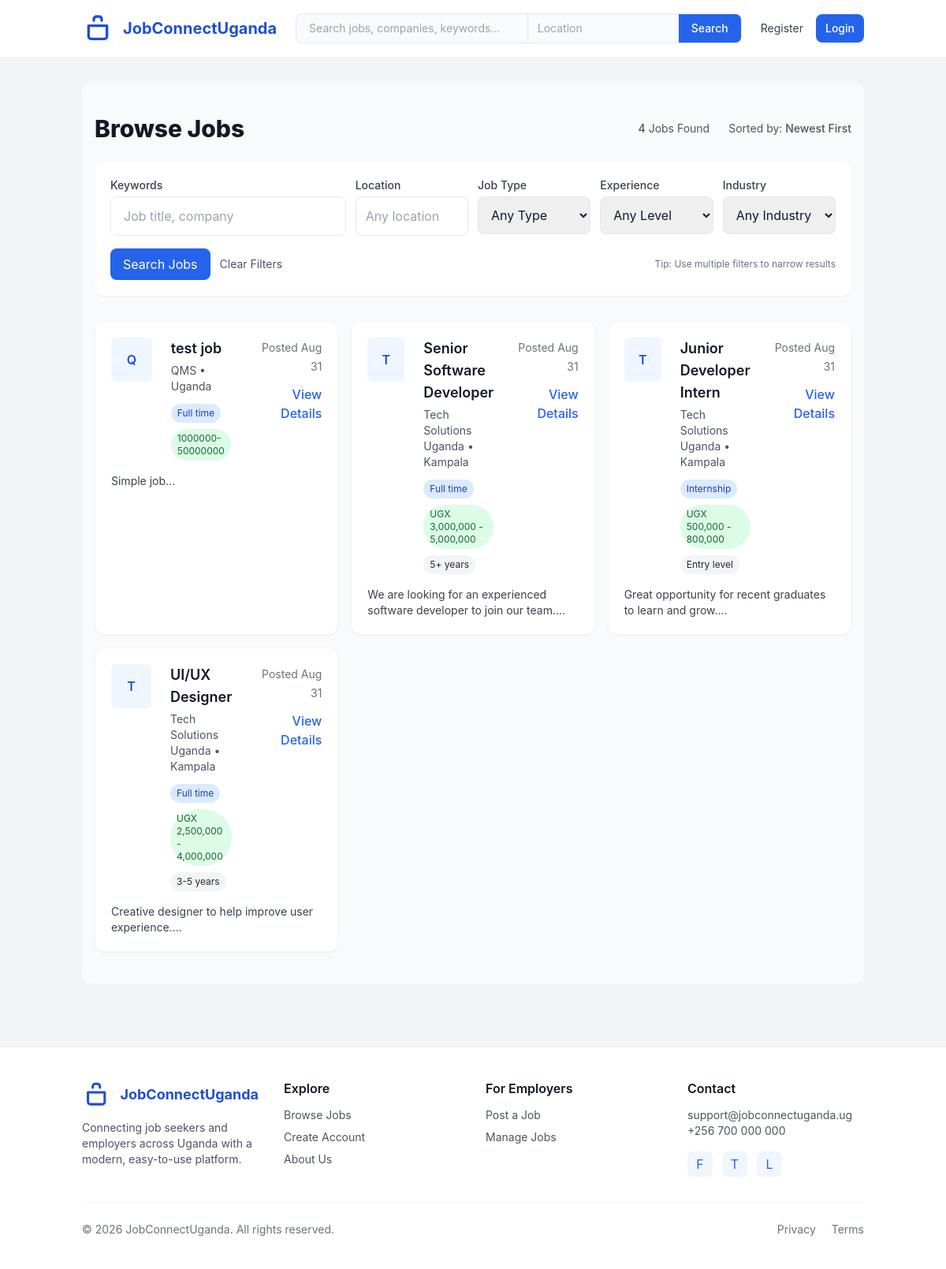
/jobs.php, run on the app's committed database.
### tables this page shows
CREATE TABLE jobs (
    job_id INTEGER PRIMARY KEY AUTOINCREMENT,
    employer_id INTEGER NOT NULL,
    title TEXT NOT NULL,
    description TEXT NOT NULL,
    requirements TEXT NOT NULL,
    location TEXT NOT NULL,
    job_type TEXT CHECK(job_type IN ('full_time', 'part_time', 'contract', 'internship', 'temporary')) NOT NULL,
    salary_range TEXT,
    experience_level TEXT,
    posted_at DATETIME DEFAULT CURRENT_TIMESTAMP,
    deadline DATE,
    is_active INTEGER DEFAULT 1,
    views INTEGER DEFAULT 0,
    FOREIGN KEY (employer_id) REFERENCES employers(employer_id) ON DELETE CASCADE
);

CREATE TABLE employers (
    employer_id INTEGER PRIMARY KEY AUTOINCREMENT,
    user_id INTEGER NOT NULL,
    company_name TEXT NOT NULL,
    company_description TEXT,
    industry TEXT,
    website TEXT,
    logo TEXT,
    location TEXT,
    FOREIGN KEY (user_id) REFERENCES users(user_id) ON DELETE CASCADE
);

### Includes/functions.php (called while the page is built, shortened)
<?php
function getJobs($pdo, $filters = []) {
    $query = "SELECT j.*, e.company_name, e.logo FROM jobs j JOIN employers e ON j.employer_id = e.employer_id WHERE j.is_active = TRUE";
    $params = [];
    $query .= " ORDER BY j.posted_at DESC";
    $stmt = $pdo->prepare($query);
    $stmt->execute($params);
    return $stmt->fetchAll();
}
?>

### jobs.php (the view, shortened to what this page needs)
<?php
require_once 'Includes/config.php';
$filters = [
    'search' => $_GET['search'] ?? '',
    'location' => $_GET['location'] ?? '',
    'job_type' => $_GET['job_type'] ?? '',
    'experience_level' => $_GET['experience_level'] ?? '',
    'industry' => $_GET['industry'] ?? ''
];
$jobs = getJobs($pdo, $filters);
require_once 'Includes/header.php';
?>
<section class="py-10 bg-gray-50" style="border-radius: 12px;">
    <div class="container mx-auto px-4">
        <div class="flex flex-col md:flex-row md:items-center md:justify-between mb-6">
            <h1 class="text-3xl font-extrabold text-gray-900">Browse Jobs</h1>
            <div class="mt-4 md:mt-0 flex items-center gap-6">
                <div class="text-sm text-gray-600"><span class="font-medium"><?php echo count($jobs); ?></span> Jobs Found</div>
                <div class="hidden sm:block text-sm text-gray-600">Sorted by: <span class="font-medium">Newest First</span></div>
            </div>
        </div>
        <div class="bg-white rounded-xl shadow-sm p-5 mb-8">
            <form method="GET" action="<?php echo htmlspecialchars($_SERVER['PHP_SELF']); ?>">
                <div class="grid grid-cols-1 md:grid-cols-6 gap-3">
                    <div class="md:col-span-2">
                        <label for="search" class="block text-sm font-medium text-gray-700 mb-1">Keywords</label>
                        <div class="relative">
                            <input type="text" id="search" name="search" value="<?php echo htmlspecialchars($filters['search']); ?>" class="w-full px-4 py-3 border border-gray-200 rounded-lg focus:outline-none focus:ring-2 focus:ring-blue-500" placeholder="Job title, company">
                        </div>
                    </div>
                    <div>
                        <label for="location" class="block text-sm font-medium text-gray-700 mb-1">Location</label>
                        <input type="text" id="location" name="location" value="<?php echo htmlspecialchars($filters['location']); ?>" class="w-full px-3 py-3 border border-gray-200 rounded-lg focus:outline-none focus:ring-2 focus:ring-blue-500" placeholder="Any location">
                    </div>
                    <div>
                        <label for="job_type" class="block text-sm font-medium text-gray-700 mb-1">Job Type</label>
                        <select id="job_type" name="job_type" class="w-full px-3 py-3 border border-gray-200 rounded-lg focus:outline-none focus:ring-2 focus:ring-blue-500">
                            <option value="">Any Type</option>
                        </select>
                    </div>
                    <div>
                        <label for="experience_level" class="block text-sm font-medium text-gray-700 mb-1">Experience</label>
                        <select id="experience_level" name="experience_level" class="w-full px-3 py-3 border border-gray-200 rounded-lg focus:outline-none focus:ring-2 focus:ring-blue-500">
                            <option value="">Any Level</option>
                        </select>
                    </div>
                    <div>
                        <label for="industry" class="block text-sm font-medium text-gray-700 mb-1">Industry</label>
                        <select id="industry" name="industry" class="w-full px-3 py-3 border border-gray-200 rounded-lg focus:outline-none focus:ring-2 focus:ring-blue-500">
                            <option value="">Any Industry</option>
                        </select>
                    </div>
                </div>
                <div class="mt-4 flex flex-col sm:flex-row sm:items-center sm:justify-between">
                    <div class="flex items-center gap-3">
                        <button type="submit" class="bg-blue-600 text-white px-4 py-2 rounded-lg hover:bg-blue-700 transition duration-200">Search Jobs</button>
                        <a href="<?php echo htmlspecialchars($_SERVER['PHP_SELF']); ?>" class="text-gray-600 hover:text-blue-600 text-sm">Clear Filters</a>
                    </div>
                    <div class="text-xs text-gray-500 mt-3 sm:mt-0">Tip: Use multiple filters to narrow results</div>
                </div>
            </form>
        </div>
        <?php if (empty($jobs)): ?>
            <div class="bg-white rounded-xl shadow-md p-10 text-center">
                <svg class="w-20 h-20 text-gray-300 mx-auto mb-4" fill="none" stroke="currentColor" viewBox="0 0 24 24" xmlns="http://www.w3.org/2000/svg">
                    <path stroke-linecap="round" stroke-linejoin="round" stroke-width="1.5" d="M9.172 16.172a4 4 0 015.656 0M9 10h.01M15 10h.01M21 12a9 9 0 11-18 0 9 9 0 0118 0z"></path>
                </svg>
                <h3 class="text-lg font-semibold text-gray-900 mb-2">No jobs found</h3>
                <p class="text-gray-600">Try adjusting your search filters or check back later for new postings.</p>
            </div>
        <?php else: ?>
            <div class="grid gap-4 md:grid-cols-2 lg:grid-cols-3">
                <?php foreach ($jobs as $job): ?>
                    <article class="bg-white rounded-xl border border-gray-100 shadow-sm hover:shadow-md transition p-5 flex flex-col job-card">
                        <div class="flex items-start gap-4">
                            <?php if ($job['logo']): ?>
                                <img src="<?php echo BASE_URL; ?>/Assets/uploads/logos/<?php echo $job['logo']; ?>" alt="<?php echo $job['company_name']; ?>" class="w-14 h-14 rounded-md object-contain">
                            <?php else: ?>
                                <div class="w-14 h-14 bg-blue-50 text-blue-700 rounded-md flex items-center justify-center font-semibold mr-2">
                                    <?php echo substr($job['company_name'], 0, 1); ?>
                                </div>
                            <?php endif; ?>
                            <div class="flex-1">
                                <h3 class="text-lg font-semibold text-gray-900"><?php echo $job['title']; ?></h3>
                                <p class="text-sm text-gray-600 mt-1"><?php echo $job['company_name']; ?> • <?php echo $job['location']; ?></p>
                                <div class="mt-3 flex flex-wrap gap-2">
                                    <span class="px-2 py-1 bg-blue-100 text-blue-800 text-xs rounded-full"><?php echo ucfirst(str_replace('_', ' ', $job['job_type'])); ?></span>
                                    <?php if ($job['salary_range']): ?>
                                        <span class="px-2 py-1 bg-green-100 text-green-800 text-xs rounded-full"><?php echo $job['salary_range']; ?></span>
                                    <?php endif; ?>
                                    <?php if (!empty($job['experience_level'])): ?>
                                        <span class="px-2 py-1 bg-gray-100 text-gray-800 text-xs rounded-full"><?php echo $job['experience_level']; ?></span>
                                    <?php endif; ?>
                                </div>
                            </div>
                            <div class="text-right ml-3">
                                <span class="text-sm text-gray-500">Posted <?php echo date('M j', strtotime($job['posted_at'])); ?></span><br>
                                <a href="<?php echo BASE_URL; ?>/job-details.php?id=<?php echo $job['job_id']; ?>" class="mt-3 inline-block text-blue-600 font-medium hover:underline">View Details</a>
                            </div>
                        </div>
                        <div class="mt-4">
                            <p class="text-gray-700 text-sm line-clamp-2"><?php echo htmlspecialchars(substr($job['description'], 0, 120)) . '...'; ?></p>
                        </div>
                    </article>
                <?php endforeach; ?>
            </div>
        <?php endif; ?>
    </div>
</section>
<?php require_once 'Includes/footer.php'; ?>

### data on the page
jobs: employer.company_name "Q", title "test job", employer.company_name "QMS", location "Uganda", job_type "Full time", salary_range "1000000- 50000000", posted_at "Aug 31", description "Simple job"
jobs: employer.company_name "T", title "Senior Software Developer", employer.company_name "Tech Solutions Uganda", location "Kampala", job_type "Full time", salary_range "UGX 3,000,000 - 5,000,000", experience_level "5+ years", posted_at "Aug 31", description "We are looking for an experienced software developer to join our team."
jobs: employer.company_name "T", title "Junior Developer Intern", employer.company_name "Tech Solutions Uganda", location "Kampala", job_type "Internship", salary_range "UGX 500,000 - 800,000", experience_level "Entry level", posted_at "Aug 31", description "Great opportunity for recent graduates to learn and grow."
jobs: employer.company_name "T", title "UI/UX Designer", employer.company_name "Tech Solutions Uganda", location "Kampala", job_type "Full time", salary_range "UGX 2,500,000 - 4,000,000", experience_level "3-5 years", posted_at "Aug 31", description "Creative designer to help improve user experience."

### other printed values
count($jobs) "4"
